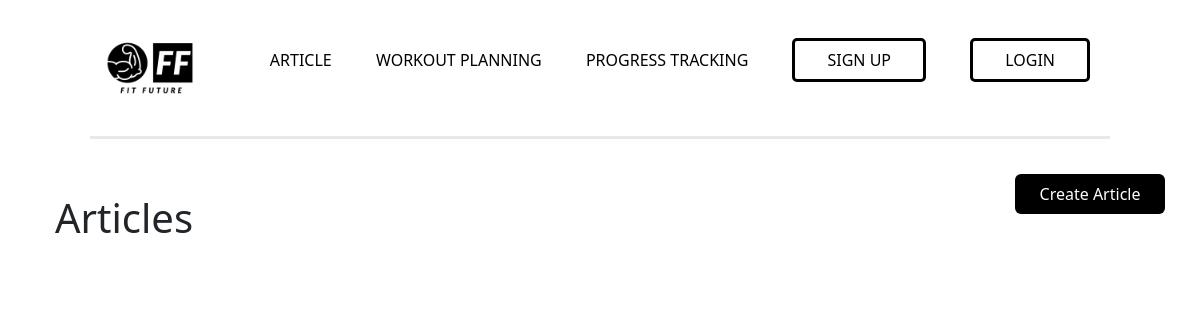
/articles, run on an earlier commit of the app's database.
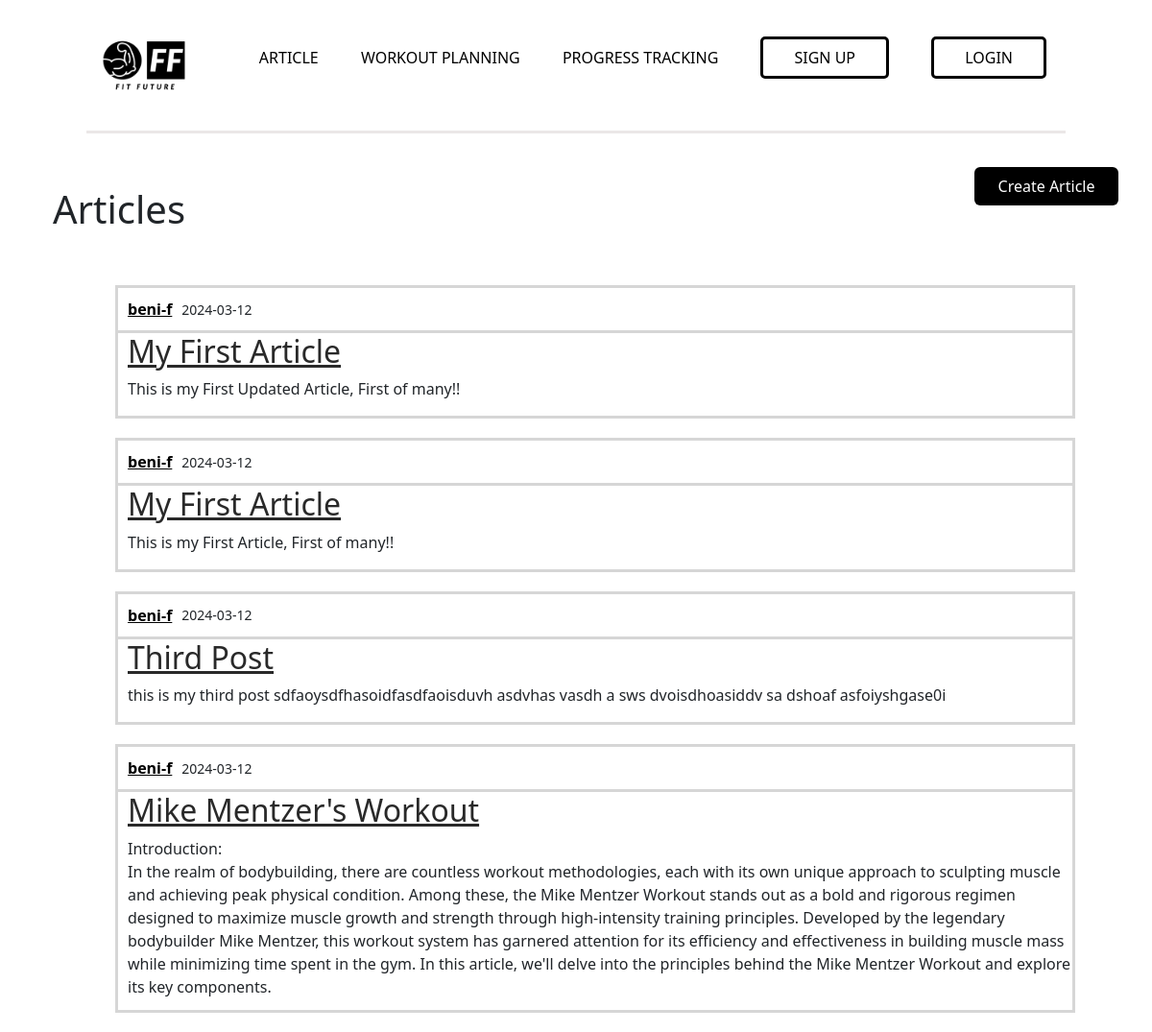
And on a later commit of the database.
### fitfuture/db_models.py (models this page shows, shortened)
class Article(db.Model):
    id = db.Column(db.Integer, primary_key=True)
    title = db.Column(db.String(120), nullable=False)
    date_posted = db.Column(db.DateTime, nullable=False, default=datetime.utcnow)
    content = db.Column(db.Text, nullable=False)
    user_id = db.Column(db.Integer, db.ForeignKey('user.id'), nullable=False)

class User(db.Model, UserMixin):
    id = db.Column(db.Integer, primary_key=True)
    firstname = db.Column(db.String(32), nullable=False)
    lastname = db.Column(db.String(32), nullable=False)
    height = db.Column(db.Integer, nullable=False)
    weight = db.Column(db.Integer, nullable=False)
    gender = db.Column(db.String(10), nullable=True)
    username = db.Column(db.String(20), unique=True, nullable=False)
    email = db.Column(db.String(120), unique=True, nullable=False)
    image_file = db.Column(db.String(20), default='profile-user.png')
    password = db.Column(db.String(60), nullable=False)
    articles = db.relationship('Article', backref='author', lazy=True)
    workouts = db.relationship('Workout', backref='user', lazy=True)
    progress = db.relationship('Progress', backref='user', lazy=True)

### fitfuture/routes.py (the view)
@app.route('/articles')
def articles():
    articles = db.session.query(Article).all()
    return render_template("article.html", articles=articles)

### fitfuture/templates/article.html
{% extends "layout.html" %}
{% block content %}
    <div class="article-top">
        <h1>Articles</h1>
        <button><a href="{{url_for('new_article')}}">Create Article</a></button>
    </div>
    {% for article in articles %}
        <article>
            <div class="article-container">
                <div>
                    <a href="#">{{ article.author.username }} </a>
                    <small> {{ article.date_posted.strftime('%Y-%m-%d') }}</small>
                </div>
                <h2><a href="{{ url_for('article', article_id=article.id) }}">{{ article.title }}</a></h2>
                <p>{{ article.content }}</p>
            </div>
        </article>
    {% endfor %}
{% endblock content %}

### fitfuture/templates/layout.html (shortened to what this page needs)
<!DOCTYPE html>
<html lang="en">
<head>
    <link rel="stylesheet" href="{{ url_for('static', filename='styles/main.css') }}">
    <link rel="stylesheet" href="{{ url_for('static', filename='styles/account.css')}}">
    <link rel="stylesheet" href="{{ url_for('static', filename='styles/workout.css') }}">
    <link rel="stylesheet" href="{{ url_for('static', filename='styles/article.css') }}">
    <link href="https://cdn.jsdelivr.net/npm/bootstrap@5.3.0-alpha1/dist/css/bootstrap.min.css" rel="stylesheet">
    <link href="https://stackpath.bootstrapcdn.com/bootstrap/4.5.2/css/bootstrap.min.css" rel="stylesheet">
    <link href="https://cdn.jsdelivr.net/npm/bootstrap@5.3.0-alpha1/dist/css/bootstrap.min.css" rel="stylesheet">
    </head>
</head>
<body>
    <div class="navbar">
        <a href="{{ url_for('home')}}"><img src="{{ url_for('static', filename='images/logo-black.png') }}" class="logo"></a>
        <ul>
            <li><a href="{{ url_for('articles') }}" class="links" >Article</a></li>
            <li><a href="{{ url_for('workout')}}" class="links">Workout Planning</a></li>
            <li><a href="#" class="links">Progress Tracking</a></li>
            {% if current_user.is_authenticated %}
            <li><a href="{{ url_for('account') }}" class="links">Account</a></li>
            <li><a href="{{ url_for('logout') }}" class="nav-btn">Logout</a></li>
            {% else %}
            <li><a href="{{ url_for('register') }}" class="nav-btn">Sign Up</a></li>
            <li><a href="{{ url_for('login') }}" class="nav-btn">Login</a></li>
            {% endif %}
        </ul>
    </div>
    {% block content %}{% endblock %}
</body>
</html>

### fitfuture/static/styles/main.css (style rules this page uses)
body { margin: 0; padding: 0; font-family: 'Poppins', sans-serif; background-color: rgb(251, 251, 251); }
.navbar { width: 85%; margin: auto; padding: 15px 0; display: flex; align-items: center; justify-content: space-between; border-bottom: solid rgb(235, 231, 231) }
.logo { height: 120px; width: 120px; cursor: pointer; }
.navbar ul li { list-style: none; display: inline-block; margin: 0 20px; position: relative; }
.navbar ul li a { text-decoration: none; color: black; text-transform: uppercase; }
.links::after { content: ''; height: 2px; width: 0; background: black; position: absolute; left: 0; bottom: -10px; transition: 0.5s; }
.nav-btn { padding: .5rem 2rem; border: solid; background-color: white; border-radius: 5px; }

### fitfuture/static/styles/account.css (style rules this page uses)
body { font-family: Poppins; margin: 0; }

### fitfuture/static/styles/workout.css (style rules this page uses)
body { margin: 30px; }

### fitfuture/static/styles/article.css (style rules this page uses)
.article-top { display: flex; justify-content: space-between; margin: 25px; }
.article-top h1 { margin: 30px; }
.article-top button { background-color: black; border: none; height: 40px; width: 150px; margin-top: 10px; border-radius: 6px; margin-right: 10px; }
.article-top button a, .article-top button a:hover { text-decoration: none; color: white; }
.article-container { border: solid rgb(214, 214, 214); width: 1000px; margin: 10px; margin-left: 10%; margin-bottom: 20px; max-height: 280px; overflow:hidden; }
.article-container div { display: flex; padding-left: 10px; padding-top: 10px; padding-bottom: 10px; border-bottom: solid rgb(214, 214, 214); align-items: center; }
.article-container div a { margin-right: 10px; text-decoration: underline; color: black; font-weight: bold; }
.article-container h2 { padding-top: 0; padding-bottom: 0; padding-left: 10px; }
.article-container h2 a { text-decoration: underline; color: rgba(0, 0, 0, 0.839); }
.article-container p { padding-left: 10px; white-space: pre-line; }

What changed in the data, as far as the page shows it:
added Article: author.username "beni-f", date_posted "2024-03-12", title "My First Article", content "This is my First Updated Article, First of many!!"
added Article: author.username "beni-f", date_posted "2024-03-12", title "My First Article", content "This is my First Article, First of many!!"
added Article: author.username "beni-f", date_posted "2024-03-12", title "Third Post", content "this is my third post sdfaoysdfhasoidfasdfaoisduvh asdvhas vasdh a sws dvoisdhoasiddv sa dshoaf asfoiyshgase0i"
added Article: author.username "beni-f", date_posted "2024-03-12", title "Mike Mentzer's Workout", content "Introduction: In the realm of bodybuilding, there are countless workout methodologies, each with its own unique approach to sculpting muscle and achieving peak physical condition. Among these, the Mike Mentzer Workout stands out as a bold and rigorous regimen designed to maximize muscle growth and strength through high-intensity training principles. Developed by the legendary bodybuilder Mike Mentzer, this workout system has garnered attention for its efficiency and effectiveness in building muscle mass while minimizing time spent in the gym. In this article, we'll delve into the principles behind the Mike Mentzer Workout and explore its key components.…"
